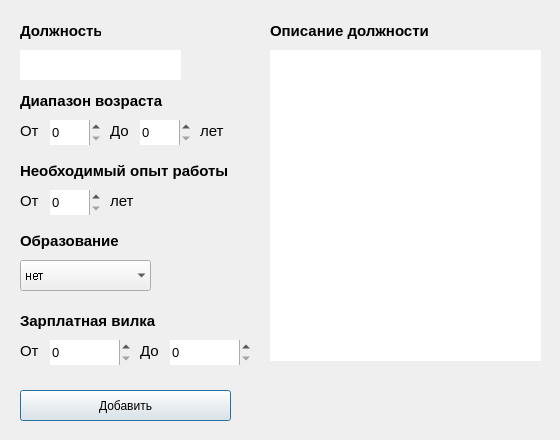
<?xml version="1.0" encoding="UTF-8"?>
<ui version="4.0">
 <class>add_pos_form_dialog</class>
 <widget class="QDialog" name="add_pos_form_dialog">
  <property name="geometry">
   <rect>
    <x>0</x>
    <y>0</y>
    <width>560</width>
    <height>440</height>
   </rect>
  </property>
  <property name="minimumSize">
   <size>
    <width>560</width>
    <height>440</height>
   </size>
  </property>
  <property name="maximumSize">
   <size>
    <width>45456</width>
    <height>45645</height>
   </size>
  </property>
  <property name="windowTitle">
   <string>Добавление новой должности</string>
  </property>
  <widget class="QLabel" name="pos_title_info">
   <property name="geometry">
    <rect>
     <x>20</x>
     <y>20</y>
     <width>81</width>
     <height>21</height>
    </rect>
   </property>
   <property name="font">
    <font>
     <family>Arial</family>
     <pointsize>11</pointsize>
     <weight>75</weight>
     <bold>true</bold>
    </font>
   </property>
   <property name="text">
    <string>Должность</string>
   </property>
  </widget>
  <widget class="QComboBox" name="edu_comboBox">
   <property name="geometry">
    <rect>
     <x>20</x>
     <y>260</y>
     <width>131</width>
     <height>31</height>
    </rect>
   </property>
   <property name="font">
    <font>
     <family>Arial</family>
     <pointsize>10</pointsize>
     <stylestrategy>NoAntialias</stylestrategy>
    </font>
   </property>
   <property name="currentIndex">
    <number>2</number>
   </property>
   <property name="frame">
    <bool>false</bool>
   </property>
   <item>
    <property name="text">
     <string>высшее</string>
    </property>
   </item>
   <item>
    <property name="text">
     <string>среднее</string>
    </property>
   </item>
   <item>
    <property name="text">
     <string>нет</string>
    </property>
   </item>
  </widget>
  <widget class="QTextEdit" name="posname_textEdit">
   <property name="geometry">
    <rect>
     <x>20</x>
     <y>50</y>
     <width>161</width>
     <height>30</height>
    </rect>
   </property>
   <property name="font">
    <font>
     <family>Arial</family>
     <pointsize>11</pointsize>
    </font>
   </property>
   <property name="frameShape">
    <enum>QFrame::NoFrame</enum>
   </property>
  </widget>
  <widget class="QLabel" name="exp_info">
   <property name="geometry">
    <rect>
     <x>20</x>
     <y>160</y>
     <width>211</width>
     <height>21</height>
    </rect>
   </property>
   <property name="font">
    <font>
     <family>Arial</family>
     <pointsize>11</pointsize>
     <weight>75</weight>
     <bold>true</bold>
    </font>
   </property>
   <property name="text">
    <string>Необходимый опыт работы</string>
   </property>
  </widget>
  <widget class="QLabel" name="exp_info_1">
   <property name="geometry">
    <rect>
     <x>110</x>
     <y>190</y>
     <width>31</width>
     <height>21</height>
    </rect>
   </property>
   <property name="font">
    <font>
     <family>Arial</family>
     <pointsize>11</pointsize>
     <weight>50</weight>
     <bold>false</bold>
    </font>
   </property>
   <property name="text">
    <string>лет</string>
   </property>
  </widget>
  <widget class="QLabel" name="exp_info_2">
   <property name="geometry">
    <rect>
     <x>20</x>
     <y>190</y>
     <width>21</width>
     <height>21</height>
    </rect>
   </property>
   <property name="font">
    <font>
     <family>Arial</family>
     <pointsize>11</pointsize>
     <weight>50</weight>
     <bold>false</bold>
    </font>
   </property>
   <property name="text">
    <string>От</string>
   </property>
  </widget>
  <widget class="QLabel" name="edu_info">
   <property name="geometry">
    <rect>
     <x>20</x>
     <y>230</y>
     <width>101</width>
     <height>21</height>
    </rect>
   </property>
   <property name="font">
    <font>
     <family>Arial</family>
     <pointsize>11</pointsize>
     <weight>75</weight>
     <bold>true</bold>
    </font>
   </property>
   <property name="text">
    <string>Образование</string>
   </property>
  </widget>
  <widget class="QLabel" name="sal_info">
   <property name="geometry">
    <rect>
     <x>20</x>
     <y>310</y>
     <width>141</width>
     <height>21</height>
    </rect>
   </property>
   <property name="font">
    <font>
     <family>Arial</family>
     <pointsize>11</pointsize>
     <weight>75</weight>
     <bold>true</bold>
    </font>
   </property>
   <property name="text">
    <string>Зарплатная вилка</string>
   </property>
  </widget>
  <widget class="QLabel" name="sal_info_1">
   <property name="geometry">
    <rect>
     <x>20</x>
     <y>340</y>
     <width>21</width>
     <height>21</height>
    </rect>
   </property>
   <property name="font">
    <font>
     <family>Arial</family>
     <pointsize>11</pointsize>
     <weight>50</weight>
     <bold>false</bold>
    </font>
   </property>
   <property name="text">
    <string>От</string>
   </property>
  </widget>
  <widget class="QLabel" name="sal_info_2">
   <property name="geometry">
    <rect>
     <x>140</x>
     <y>340</y>
     <width>21</width>
     <height>21</height>
    </rect>
   </property>
   <property name="font">
    <font>
     <family>Arial</family>
     <pointsize>11</pointsize>
     <weight>50</weight>
     <bold>false</bold>
    </font>
   </property>
   <property name="text">
    <string>До</string>
   </property>
  </widget>
  <widget class="QLabel" name="age_info">
   <property name="geometry">
    <rect>
     <x>20</x>
     <y>90</y>
     <width>151</width>
     <height>21</height>
    </rect>
   </property>
   <property name="font">
    <font>
     <family>Arial</family>
     <pointsize>11</pointsize>
     <weight>75</weight>
     <bold>true</bold>
    </font>
   </property>
   <property name="text">
    <string>Диапазон возраста</string>
   </property>
  </widget>
  <widget class="QLabel" name="age_info_1">
   <property name="geometry">
    <rect>
     <x>20</x>
     <y>120</y>
     <width>21</width>
     <height>21</height>
    </rect>
   </property>
   <property name="font">
    <font>
     <family>Arial</family>
     <pointsize>11</pointsize>
     <weight>50</weight>
     <bold>false</bold>
    </font>
   </property>
   <property name="text">
    <string>От</string>
   </property>
  </widget>
  <widget class="QLabel" name="age_info_2">
   <property name="geometry">
    <rect>
     <x>110</x>
     <y>120</y>
     <width>21</width>
     <height>21</height>
    </rect>
   </property>
   <property name="font">
    <font>
     <family>Arial</family>
     <pointsize>11</pointsize>
     <weight>50</weight>
     <bold>false</bold>
    </font>
   </property>
   <property name="text">
    <string>До</string>
   </property>
  </widget>
  <widget class="QLabel" name="age_info_3">
   <property name="geometry">
    <rect>
     <x>200</x>
     <y>120</y>
     <width>31</width>
     <height>21</height>
    </rect>
   </property>
   <property name="font">
    <font>
     <family>Arial</family>
     <pointsize>11</pointsize>
     <weight>50</weight>
     <bold>false</bold>
    </font>
   </property>
   <property name="text">
    <string>лет</string>
   </property>
  </widget>
  <widget class="QPushButton" name="add_btn">
   <property name="geometry">
    <rect>
     <x>20</x>
     <y>390</y>
     <width>211</width>
     <height>31</height>
    </rect>
   </property>
   <property name="text">
    <string>Добавить</string>
   </property>
  </widget>
  <widget class="QSpinBox" name="age_spinBox_1">
   <property name="geometry">
    <rect>
     <x>50</x>
     <y>120</y>
     <width>51</width>
     <height>25</height>
    </rect>
   </property>
   <property name="font">
    <font>
     <family>Arial</family>
     <pointsize>10</pointsize>
    </font>
   </property>
   <property name="frame">
    <bool>false</bool>
   </property>
  </widget>
  <widget class="QSpinBox" name="age_spinBox_2">
   <property name="geometry">
    <rect>
     <x>140</x>
     <y>120</y>
     <width>51</width>
     <height>25</height>
    </rect>
   </property>
   <property name="font">
    <font>
     <family>Arial</family>
     <pointsize>10</pointsize>
    </font>
   </property>
   <property name="frame">
    <bool>false</bool>
   </property>
  </widget>
  <widget class="QSpinBox" name="exp_spinBox">
   <property name="geometry">
    <rect>
     <x>50</x>
     <y>190</y>
     <width>51</width>
     <height>25</height>
    </rect>
   </property>
   <property name="font">
    <font>
     <family>Arial</family>
     <pointsize>10</pointsize>
    </font>
   </property>
   <property name="frame">
    <bool>false</bool>
   </property>
  </widget>
  <widget class="QSpinBox" name="sal_spinBox_1">
   <property name="geometry">
    <rect>
     <x>50</x>
     <y>340</y>
     <width>81</width>
     <height>25</height>
    </rect>
   </property>
   <property name="font">
    <font>
     <family>Arial</family>
     <pointsize>10</pointsize>
    </font>
   </property>
   <property name="frame">
    <bool>false</bool>
   </property>
   <property name="maximum">
    <number>9999999</number>
   </property>
  </widget>
  <widget class="QSpinBox" name="sal_spinBox_2">
   <property name="geometry">
    <rect>
     <x>170</x>
     <y>340</y>
     <width>81</width>
     <height>25</height>
    </rect>
   </property>
   <property name="font">
    <font>
     <family>Arial</family>
     <pointsize>10</pointsize>
    </font>
   </property>
   <property name="frame">
    <bool>false</bool>
   </property>
   <property name="maximum">
    <number>9999999</number>
   </property>
  </widget>
  <widget class="QLabel" name="dop_info_label">
   <property name="geometry">
    <rect>
     <x>270</x>
     <y>20</y>
     <width>161</width>
     <height>21</height>
    </rect>
   </property>
   <property name="font">
    <font>
     <family>Arial</family>
     <pointsize>11</pointsize>
     <weight>75</weight>
     <bold>true</bold>
    </font>
   </property>
   <property name="text">
    <string>Описание должности</string>
   </property>
  </widget>
  <widget class="QTextEdit" name="dop_info_textEdit">
   <property name="geometry">
    <rect>
     <x>270</x>
     <y>50</y>
     <width>271</width>
     <height>311</height>
    </rect>
   </property>
   <property name="font">
    <font>
     <family>Arial</family>
     <pointsize>10</pointsize>
    </font>
   </property>
   <property name="frameShape">
    <enum>QFrame::NoFrame</enum>
   </property>
  </widget>
 </widget>
 <resources/>
 <connections/>
</ui>
